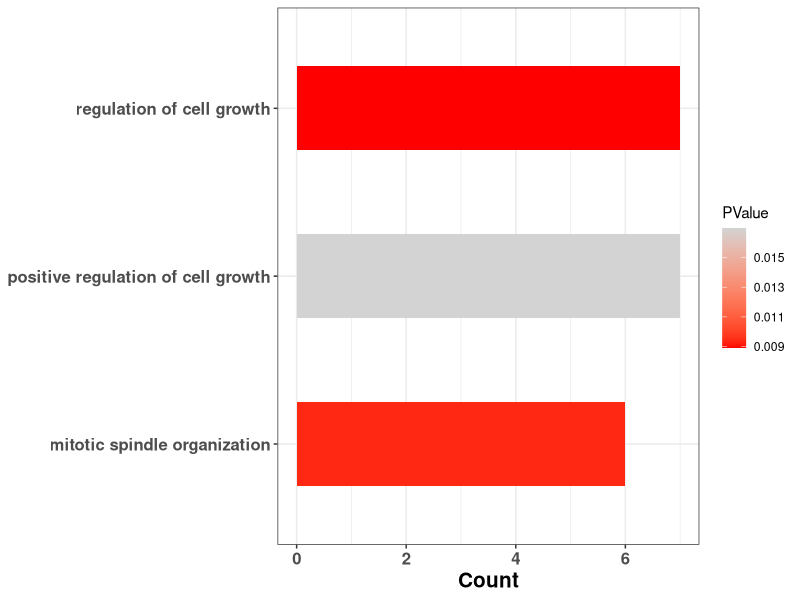

This chart was generated by the following R code:
library(ggplot2)

df = read.table("./BP_chr1p_amp_barplot.txt", header=T, sep="\t")
ggplot(df, aes(x=Count, y=reorder(Term, Count), fill=PValue))+
geom_bar(stat="identity", width=0.5)+
scale_fill_gradient(low="red", high="lightgrey")+
theme_bw()+
theme(axis.text.x=element_text(face="bold", size=12), axis.text.y=element_text(face="bold", size=12), axis.title.x=element_text(face="bold", size=15), axis.title.y=element_blank())





